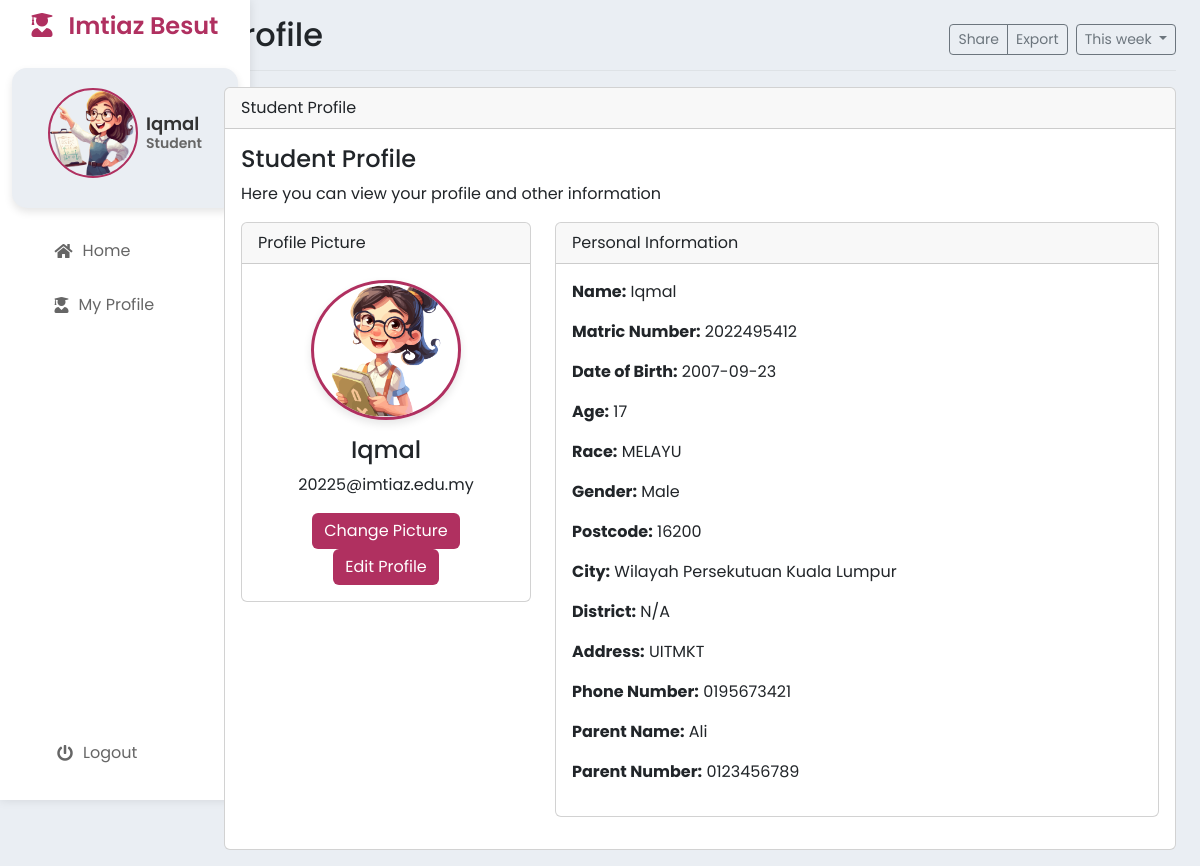
Page /StudentProfile.php (signed in) on the committed database.
### tables this page shows
CREATE TABLE `student` (
  `studID` int NOT NULL AUTO_INCREMENT,
  `studName` varchar(50) NOT NULL,
  `studIC` varchar(12) NOT NULL,
  `studGender` varchar(2) NOT NULL,
  `studDOB` date DEFAULT NULL,
  `studAge` int DEFAULT NULL,
  `studPhone` varchar(15) DEFAULT NULL,
  `studState` varchar(50) DEFAULT NULL,
  `studDistrict` varchar(50) DEFAULT NULL,
  `studPostcode` int DEFAULT NULL,
  `studAddress` varchar(100) DEFAULT NULL,
  `studRace` varchar(20) DEFAULT NULL,
  `studParentName` varchar(50) DEFAULT NULL,
  `studParentNo` varchar(20) DEFAULT NULL,
  `studEmail` varchar(30) DEFAULT NULL,
  `studPassword` varchar(30) DEFAULT NULL,
  PRIMARY KEY (`studID`),
  UNIQUE KEY `studEmail` (`studEmail`)
);

### StudentProfile.php (the view, shortened to what this page needs)
<?php
include 'StudentHeader.php';
include 'process/db.php';
$studID = $_SESSION['studID'];
$sql = "SELECT * FROM student WHERE studID = ?";
$stmt = $conn->prepare($sql);
$stmt->bind_param("i", $studID);
$stmt->execute();
$result = $stmt->get_result();
if ($result->num_rows > 0) {
    while ($row = $result->fetch_assoc()) {
        $name = $row['studName'];
        $email = $row['studEmail'];
        $address = $row['studAddress'];
        $phone = $row['studPhone'];
        $DOB = $row['studDOB'];
        $race = $row['studRace'];
        $gender = $row['studGender'];
        $age = $row['studAge'];
        $postcode = $row['studPostcode'];
        $state = $row['studState'];
        $district = $row['studDistrict'];
        $parentName = $row['studParentName'];
        $parentNo = $row['studParentNo'];
    }
}
?>
<div class="row">
    <div class="col-md-12">
        <div class="card mb-3">
            <div class="card-header">Student Profile</div>
            <div class="card-body">
                <h4>Student Profile</h4>
                <p>Here you can view your profile and other information</p>
                <div class="row">
                    <div class="col-md-4">
                        <div class="card mb-3">
                            <div class="card-header">Profile Picture</div>
                            <div class="card-body text-center">
                                <img src="student.png" alt="Profile Picture" class="profile-img">
                                <h4 class="mt-3"><?php echo $name; ?></h4>
                                <p><?php echo $email; ?></p>
                                <button class="btn btn-primary" data-bs-toggle="modal" data-bs-target="#changePictureModal">Change Picture</button>
                                <button class="btn btn-primary" data-bs-toggle="modal" data-bs-target="#editProfileModal">Edit Profile</button>
                            </div>
                        </div>
                    </div>
                    <div class="col-md-8">
                        <div class="card mb-3">
                            <div class="card-header">Personal Information</div>
                            <div class="card-body student-info">
                                <p><strong>Name:</strong> <?php echo $name; ?></p>
                                <p><strong>Matric Number:</strong> <?php echo $studID; ?></p>
                                <p><strong>Date of Birth:</strong> <?php echo $DOB; ?></p>
                                <p><strong>Age:</strong> <?php echo $age; ?></p>
                                <p><strong>Race:</strong> <?php echo $race; ?></p>
                                <p><strong>Gender:</strong> <?php echo $gender == 'M' ? 'Male' : 'Female'; ?></p>
                                <p><strong>Postcode:</strong> <?php echo $postcode; ?></p>
                                <p><strong>City:</strong> <?php echo $state; ?></p>
                                <p><strong>District:</strong> <?php echo $district; ?></p>
                                <p><strong>Address:</strong> <?php echo $address; ?></p>
                                <p><strong>Phone Number:</strong> <?php echo $phone; ?></p>
                                <p><strong>Parent Name:</strong> <?php echo $parentName; ?></p>
                                <p><strong>Parent Number:</strong> <?php echo $parentNo; ?></p>
                            </div>
                        </div>
                    </div>
                </div>
            </div>
        </div>
    </div>
</div>
</main>
</body>
</html>

### styles.css (style rules this page uses)
:root { --background-color: #EAEEF3; --pop-color: #fff; --active-font-color: #B03060; --softer-color: #c4436e; }
* { margin: 0; padding: 0; box-sizing: border-box; font-family: 'Poppins', sans-serif; }
body { display: flex; min-height: 100vh; background: var(--background-color); }
.btn-primary { background-color:var(--active-font-color); border: none; }
.profile-img { width: 100%; height: auto; max-width: 150px; border-radius: 50%; border: 3px solid var(--active-font-color); box-shadow: 0 4px 8px rgba(0, 0, 0, 0.1); }
.btn-primary { background-color: var(--active-font-color); border: none; }

### rows in the picture
student: studName "Iqmal", studEmail "20225@imtiaz.edu.my", studDOB "2007-09-23", studAge "17", studRace "MELAYU", studPostcode "16200", studState "Wilayah Persekutuan Kuala Lumpur", studDistrict "N/A", studAddress "UITMKT", studPhone "0195673421", studParentName "Ali", studParentNo "0123456789"

### other values in the picture
$studName "Iqmal"
$title "Profile"
$studID "2022495412"
